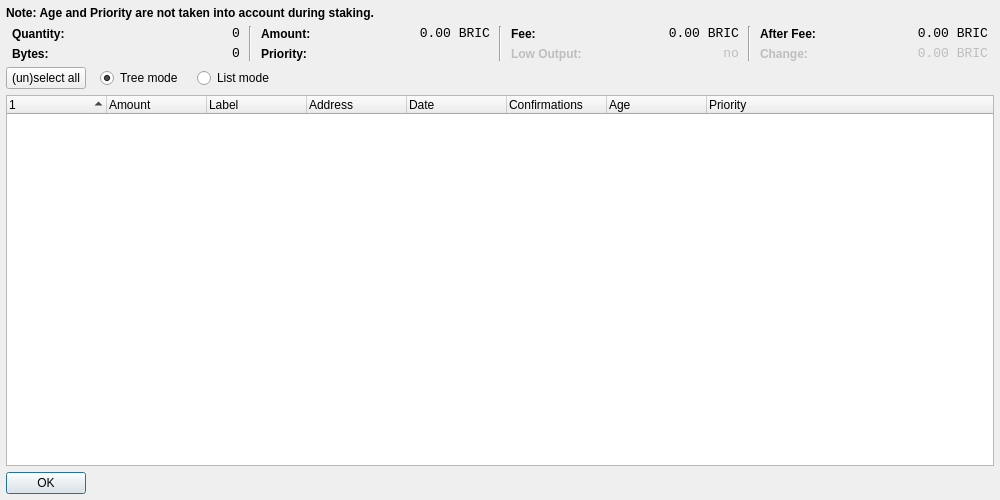
<?xml version="1.0" encoding="UTF-8"?>
<ui version="4.0">
 <class>CoinControlDialog</class>
 <widget class="QDialog" name="CoinControlDialog">
  <property name="geometry">
   <rect>
    <x>0</x>
    <y>0</y>
    <width>1000</width>
    <height>500</height>
   </rect>
  </property>
  <property name="windowTitle">
   <string>Coin Control</string>
  </property>
  <layout class="QGridLayout" name="gridLayout">
   <property name="leftMargin">
    <number>6</number>
   </property>
   <property name="topMargin">
    <number>6</number>
   </property>
   <property name="rightMargin">
    <number>6</number>
   </property>
   <property name="bottomMargin">
    <number>6</number>
   </property>
   <item row="3" column="0">
    <widget class="CoinControlTreeWidget" name="treeWidget">
     <property name="contextMenuPolicy">
      <enum>Qt::CustomContextMenu</enum>
     </property>
     <property name="sortingEnabled">
      <bool>false</bool>
     </property>
     <property name="columnCount">
      <number>8</number>
     </property>
     <attribute name="headerShowSortIndicator" stdset="0">
      <bool>true</bool>
     </attribute>
     <attribute name="headerStretchLastSection">
      <bool>true</bool>
     </attribute>
     <column>
      <property name="text">
       <string/>
      </property>
     </column>
     <column>
      <property name="text">
       <string>Amount</string>
      </property>
     </column>
     <column>
      <property name="text">
       <string>Label</string>
      </property>
     </column>
     <column>
      <property name="text">
       <string>Address</string>
      </property>
     </column>
     <column>
      <property name="text">
       <string>Date</string>
      </property>
     </column>
     <column>
      <property name="text">
       <string>Confirmations</string>
      </property>
      <property name="toolTip">
       <string>Confirmed</string>
      </property>
     </column>
     <column>
      <property name="text">
       <string>Age</string>
      </property>
      <property name="toolTip">
       <string>Age in days</string>
      </property>
     </column>
     <column>
      <property name="text">
       <string>Priority</string>
      </property>
     </column>
    </widget>
   </item>
   <item row="1" column="0">
    <layout class="QHBoxLayout" name="horizontalLayoutTop" stretch="0,0,0,0,0,0,0">
     <property name="spacing">
      <number>3</number>
     </property>
     <property name="topMargin">
      <number>0</number>
     </property>
     <property name="bottomMargin">
      <number>0</number>
     </property>
     <item>
      <layout class="QFormLayout" name="formLayoutCoinControl1">
       <property name="horizontalSpacing">
        <number>5</number>
       </property>
       <property name="verticalSpacing">
        <number>5</number>
       </property>
       <property name="leftMargin">
        <number>6</number>
       </property>
       <property name="rightMargin">
        <number>6</number>
       </property>
       <item row="0" column="0">
        <widget class="QLabel" name="labelCoinControlQuantityText">
         <property name="styleSheet">
          <string notr="true">font-weight:bold;</string>
         </property>
         <property name="text">
          <string>Quantity:</string>
         </property>
        </widget>
       </item>
       <item row="0" column="1">
        <widget class="QLabel" name="labelCoinControlQuantity">
         <property name="font">
          <font>
           <family>Monospace</family>
           <pointsize>10</pointsize>
          </font>
         </property>
         <property name="cursor">
          <cursorShape>IBeamCursor</cursorShape>
         </property>
         <property name="contextMenuPolicy">
          <enum>Qt::ActionsContextMenu</enum>
         </property>
         <property name="text">
          <string notr="true">0</string>
         </property>
         <property name="alignment">
          <set>Qt::AlignRight|Qt::AlignTrailing|Qt::AlignVCenter</set>
         </property>
         <property name="textInteractionFlags">
          <set>Qt::LinksAccessibleByMouse|Qt::TextSelectableByKeyboard|Qt::TextSelectableByMouse</set>
         </property>
        </widget>
       </item>
       <item row="1" column="0">
        <widget class="QLabel" name="labelCoinControlBytesText">
         <property name="styleSheet">
          <string notr="true">font-weight:bold;</string>
         </property>
         <property name="text">
          <string>Bytes:</string>
         </property>
        </widget>
       </item>
       <item row="1" column="1">
        <widget class="QLabel" name="labelCoinControlBytes">
         <property name="font">
          <font>
           <family>Monospace</family>
           <pointsize>10</pointsize>
          </font>
         </property>
         <property name="cursor">
          <cursorShape>IBeamCursor</cursorShape>
         </property>
         <property name="contextMenuPolicy">
          <enum>Qt::ActionsContextMenu</enum>
         </property>
         <property name="text">
          <string notr="true">0</string>
         </property>
         <property name="alignment">
          <set>Qt::AlignRight|Qt::AlignTrailing|Qt::AlignVCenter</set>
         </property>
         <property name="textInteractionFlags">
          <set>Qt::LinksAccessibleByMouse|Qt::TextSelectableByKeyboard|Qt::TextSelectableByMouse</set>
         </property>
        </widget>
       </item>
      </layout>
     </item>
     <item>
      <widget class="Line" name="line">
       <property name="orientation">
        <enum>Qt::Vertical</enum>
       </property>
      </widget>
     </item>
     <item>
      <layout class="QFormLayout" name="formLayoutCoinControl2">
       <property name="horizontalSpacing">
        <number>5</number>
       </property>
       <property name="verticalSpacing">
        <number>5</number>
       </property>
       <property name="leftMargin">
        <number>6</number>
       </property>
       <property name="rightMargin">
        <number>6</number>
       </property>
       <item row="0" column="0">
        <widget class="QLabel" name="labelCoinControlAmountText">
         <property name="styleSheet">
          <string notr="true">font-weight:bold;</string>
         </property>
         <property name="text">
          <string>Amount:</string>
         </property>
        </widget>
       </item>
       <item row="0" column="1">
        <widget class="QLabel" name="labelCoinControlAmount">
         <property name="font">
          <font>
           <family>Monospace</family>
           <pointsize>10</pointsize>
          </font>
         </property>
         <property name="cursor">
          <cursorShape>IBeamCursor</cursorShape>
         </property>
         <property name="contextMenuPolicy">
          <enum>Qt::ActionsContextMenu</enum>
         </property>
         <property name="text">
          <string notr="true">0.00 BRIC</string>
         </property>
         <property name="alignment">
          <set>Qt::AlignRight|Qt::AlignTrailing|Qt::AlignVCenter</set>
         </property>
         <property name="textInteractionFlags">
          <set>Qt::LinksAccessibleByMouse|Qt::TextSelectableByKeyboard|Qt::TextSelectableByMouse</set>
         </property>
        </widget>
       </item>
       <item row="1" column="0">
        <widget class="QLabel" name="labelCoinControlPriorityText">
         <property name="styleSheet">
          <string notr="true">font-weight:bold;</string>
         </property>
         <property name="text">
          <string>Priority:</string>
         </property>
        </widget>
       </item>
       <item row="1" column="1">
        <widget class="QLabel" name="labelCoinControlPriority">
         <property name="font">
          <font>
           <family>Monospace</family>
           <pointsize>10</pointsize>
          </font>
         </property>
         <property name="cursor">
          <cursorShape>IBeamCursor</cursorShape>
         </property>
         <property name="contextMenuPolicy">
          <enum>Qt::ActionsContextMenu</enum>
         </property>
         <property name="text">
          <string/>
         </property>
         <property name="alignment">
          <set>Qt::AlignRight|Qt::AlignTrailing|Qt::AlignVCenter</set>
         </property>
         <property name="textInteractionFlags">
          <set>Qt::LinksAccessibleByMouse|Qt::TextSelectableByKeyboard|Qt::TextSelectableByMouse</set>
         </property>
        </widget>
       </item>
      </layout>
     </item>
     <item>
      <widget class="Line" name="line_2">
       <property name="orientation">
        <enum>Qt::Vertical</enum>
       </property>
      </widget>
     </item>
     <item>
      <layout class="QFormLayout" name="formLayoutCoinControl3">
       <property name="horizontalSpacing">
        <number>5</number>
       </property>
       <property name="verticalSpacing">
        <number>5</number>
       </property>
       <property name="leftMargin">
        <number>6</number>
       </property>
       <property name="rightMargin">
        <number>6</number>
       </property>
       <item row="0" column="0">
        <widget class="QLabel" name="labelCoinControlFeeText">
         <property name="styleSheet">
          <string notr="true">font-weight:bold;</string>
         </property>
         <property name="text">
          <string>Fee:</string>
         </property>
        </widget>
       </item>
       <item row="0" column="1">
        <widget class="QLabel" name="labelCoinControlFee">
         <property name="font">
          <font>
           <family>Monospace</family>
           <pointsize>10</pointsize>
          </font>
         </property>
         <property name="cursor">
          <cursorShape>IBeamCursor</cursorShape>
         </property>
         <property name="contextMenuPolicy">
          <enum>Qt::ActionsContextMenu</enum>
         </property>
         <property name="text">
          <string notr="true">0.00 BRIC</string>
         </property>
         <property name="alignment">
          <set>Qt::AlignRight|Qt::AlignTrailing|Qt::AlignVCenter</set>
         </property>
         <property name="textInteractionFlags">
          <set>Qt::LinksAccessibleByMouse|Qt::TextSelectableByKeyboard|Qt::TextSelectableByMouse</set>
         </property>
        </widget>
       </item>
       <item row="1" column="0">
        <widget class="QLabel" name="labelCoinControlLowOutputText">
         <property name="enabled">
          <bool>false</bool>
         </property>
         <property name="styleSheet">
          <string notr="true">font-weight:bold;</string>
         </property>
         <property name="text">
          <string>Low Output:</string>
         </property>
        </widget>
       </item>
       <item row="1" column="1">
        <widget class="QLabel" name="labelCoinControlLowOutput">
         <property name="enabled">
          <bool>false</bool>
         </property>
         <property name="font">
          <font>
           <family>Monospace</family>
           <pointsize>10</pointsize>
          </font>
         </property>
         <property name="cursor">
          <cursorShape>IBeamCursor</cursorShape>
         </property>
         <property name="contextMenuPolicy">
          <enum>Qt::ActionsContextMenu</enum>
         </property>
         <property name="text">
          <string notr="true">no</string>
         </property>
         <property name="alignment">
          <set>Qt::AlignRight|Qt::AlignTrailing|Qt::AlignVCenter</set>
         </property>
         <property name="textInteractionFlags">
          <set>Qt::LinksAccessibleByMouse|Qt::TextSelectableByKeyboard|Qt::TextSelectableByMouse</set>
         </property>
        </widget>
       </item>
      </layout>
     </item>
     <item>
      <widget class="Line" name="line_3">
       <property name="orientation">
        <enum>Qt::Vertical</enum>
       </property>
      </widget>
     </item>
     <item>
      <layout class="QFormLayout" name="formLayoutCoinControl4">
       <property name="fieldGrowthPolicy">
        <enum>QFormLayout::AllNonFixedFieldsGrow</enum>
       </property>
       <property name="horizontalSpacing">
        <number>5</number>
       </property>
       <property name="verticalSpacing">
        <number>5</number>
       </property>
       <property name="leftMargin">
        <number>6</number>
       </property>
       <property name="rightMargin">
        <number>6</number>
       </property>
       <item row="0" column="0">
        <widget class="QLabel" name="labelCoinControlAfterFeeText">
         <property name="styleSheet">
          <string notr="true">font-weight:bold;</string>
         </property>
         <property name="text">
          <string>After Fee:</string>
         </property>
        </widget>
       </item>
       <item row="0" column="1">
        <widget class="QLabel" name="labelCoinControlAfterFee">
         <property name="font">
          <font>
           <family>Monospace</family>
           <pointsize>10</pointsize>
          </font>
         </property>
         <property name="cursor">
          <cursorShape>IBeamCursor</cursorShape>
         </property>
         <property name="contextMenuPolicy">
          <enum>Qt::ActionsContextMenu</enum>
         </property>
         <property name="text">
          <string notr="true">0.00 BRIC</string>
         </property>
         <property name="alignment">
          <set>Qt::AlignRight|Qt::AlignTrailing|Qt::AlignVCenter</set>
         </property>
         <property name="textInteractionFlags">
          <set>Qt::LinksAccessibleByMouse|Qt::TextSelectableByKeyboard|Qt::TextSelectableByMouse</set>
         </property>
        </widget>
       </item>
       <item row="1" column="0">
        <widget class="QLabel" name="labelCoinControlChangeText">
         <property name="enabled">
          <bool>false</bool>
         </property>
         <property name="styleSheet">
          <string notr="true">font-weight:bold;</string>
         </property>
         <property name="text">
          <string>Change:</string>
         </property>
        </widget>
       </item>
       <item row="1" column="1">
        <widget class="QLabel" name="labelCoinControlChange">
         <property name="enabled">
          <bool>false</bool>
         </property>
         <property name="font">
          <font>
           <family>Monospace</family>
           <pointsize>10</pointsize>
          </font>
         </property>
         <property name="cursor">
          <cursorShape>IBeamCursor</cursorShape>
         </property>
         <property name="contextMenuPolicy">
          <enum>Qt::ActionsContextMenu</enum>
         </property>
         <property name="text">
          <string notr="true">0.00 BRIC</string>
         </property>
         <property name="alignment">
          <set>Qt::AlignRight|Qt::AlignTrailing|Qt::AlignVCenter</set>
         </property>
         <property name="textInteractionFlags">
          <set>Qt::LinksAccessibleByMouse|Qt::TextSelectableByKeyboard|Qt::TextSelectableByMouse</set>
         </property>
        </widget>
       </item>
      </layout>
     </item>
    </layout>
   </item>
   <item row="4" column="0">
    <widget class="QDialogButtonBox" name="buttonBox">
     <property name="sizePolicy">
      <sizepolicy hsizetype="Maximum" vsizetype="Fixed">
       <horstretch>0</horstretch>
       <verstretch>0</verstretch>
      </sizepolicy>
     </property>
     <property name="orientation">
      <enum>Qt::Horizontal</enum>
     </property>
     <property name="standardButtons">
      <set>QDialogButtonBox::Ok</set>
     </property>
    </widget>
   </item>
   <item row="2" column="0">
    <layout class="QHBoxLayout" name="horizontalLayoutPanel" stretch="0,0,0,0">
     <property name="spacing">
      <number>14</number>
     </property>
     <item>
      <widget class="QPushButton" name="pushButtonSelectAll">
       <property name="sizePolicy">
        <sizepolicy hsizetype="Maximum" vsizetype="Fixed">
         <horstretch>0</horstretch>
         <verstretch>0</verstretch>
        </sizepolicy>
       </property>
       <property name="text">
        <string>(un)select all</string>
       </property>
      </widget>
     </item>
     <item>
      <widget class="QRadioButton" name="radioTreeMode">
       <property name="sizePolicy">
        <sizepolicy hsizetype="Maximum" vsizetype="Fixed">
         <horstretch>0</horstretch>
         <verstretch>0</verstretch>
        </sizepolicy>
       </property>
       <property name="text">
        <string>Tree mode</string>
       </property>
       <property name="checked">
        <bool>true</bool>
       </property>
      </widget>
     </item>
     <item>
      <widget class="QRadioButton" name="radioListMode">
       <property name="sizePolicy">
        <sizepolicy hsizetype="Maximum" vsizetype="Fixed">
         <horstretch>0</horstretch>
         <verstretch>0</verstretch>
        </sizepolicy>
       </property>
       <property name="text">
        <string>List mode</string>
       </property>
      </widget>
     </item>
     <item>
      <spacer name="horizontalSpacer">
       <property name="orientation">
        <enum>Qt::Horizontal</enum>
       </property>
       <property name="sizeHint" stdset="0">
        <size>
         <width>40</width>
         <height>20</height>
        </size>
       </property>
      </spacer>
     </item>
    </layout>
   </item>
   <item row="0" column="0">
    <widget class="QLabel" name="label">
     <property name="font">
      <font>
       <weight>75</weight>
       <bold>true</bold>
      </font>
     </property>
     <property name="text">
      <string>Note: Age and Priority are not taken into account during staking.</string>
     </property>
    </widget>
   </item>
  </layout>
 </widget>
 <customwidgets>
  <customwidget>
   <class>CoinControlTreeWidget</class>
   <extends>QTreeWidget</extends>
   <header>coincontroltreewidget.h</header>
  </customwidget>
 </customwidgets>
 <resources/>
 <connections/>
</ui>
